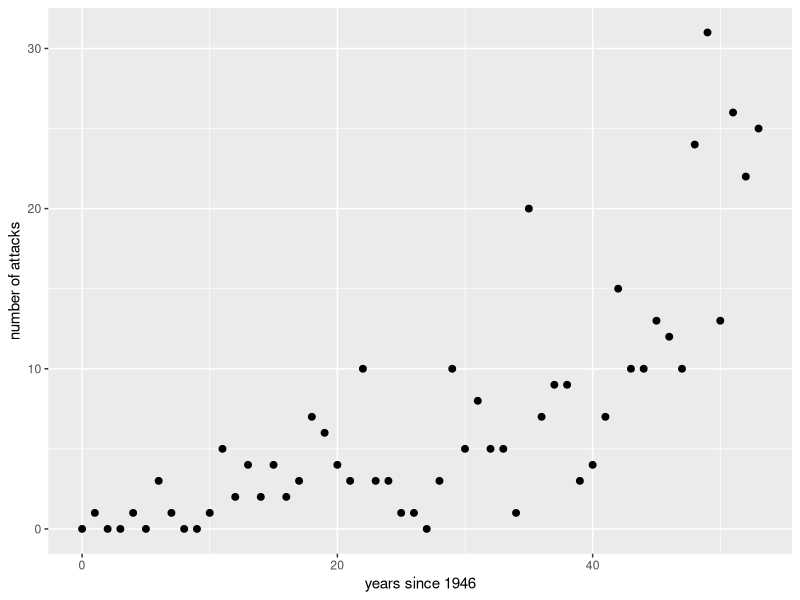
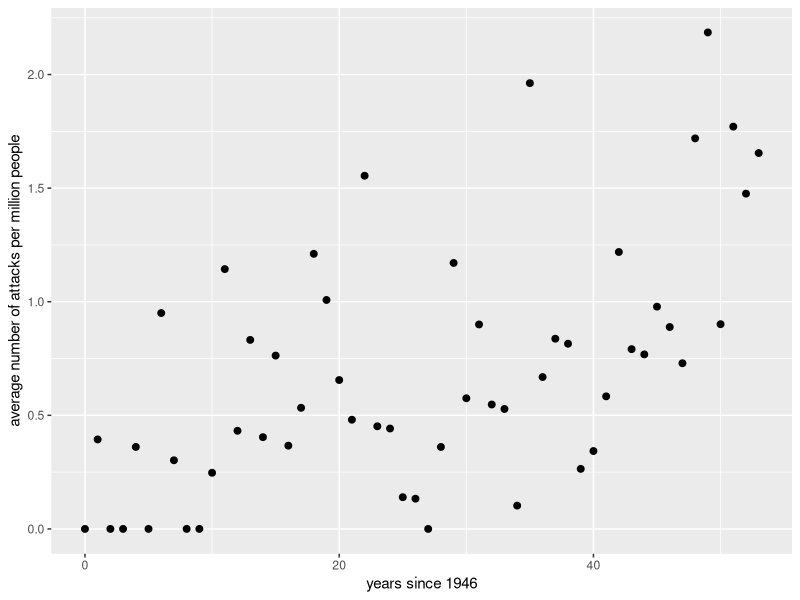
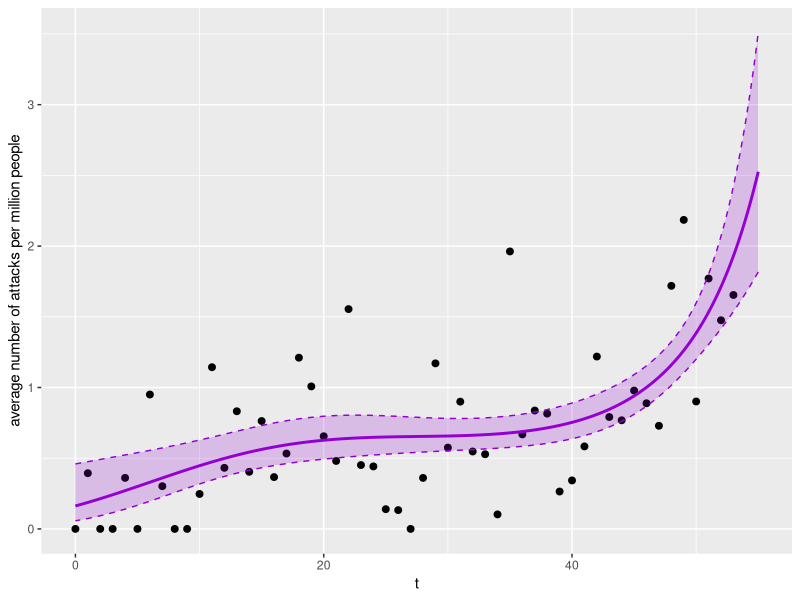
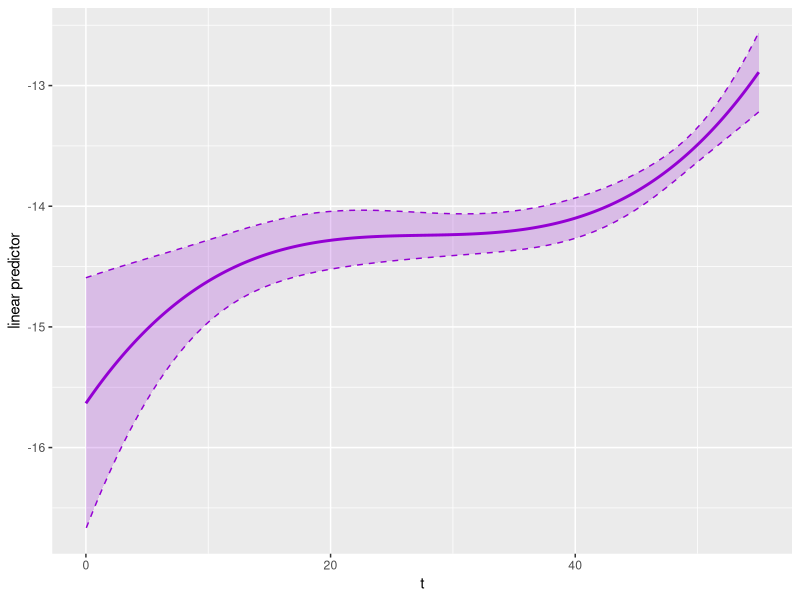
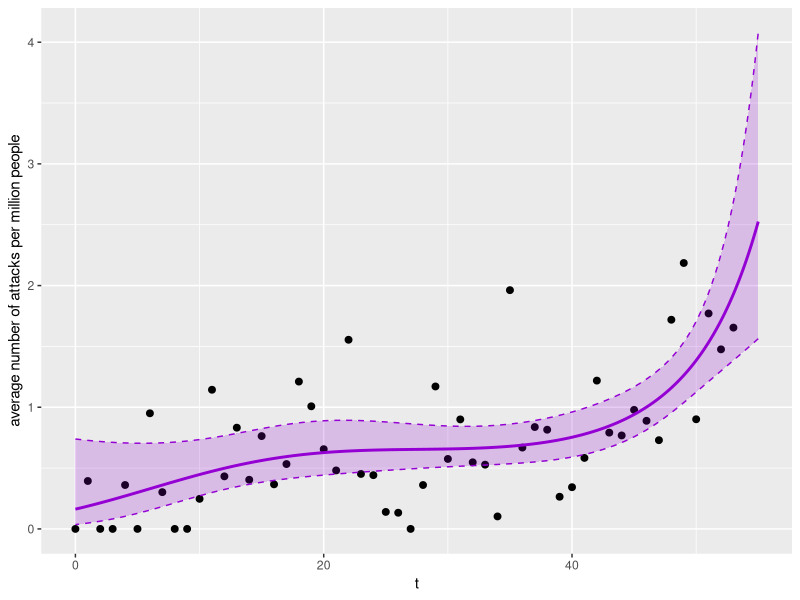
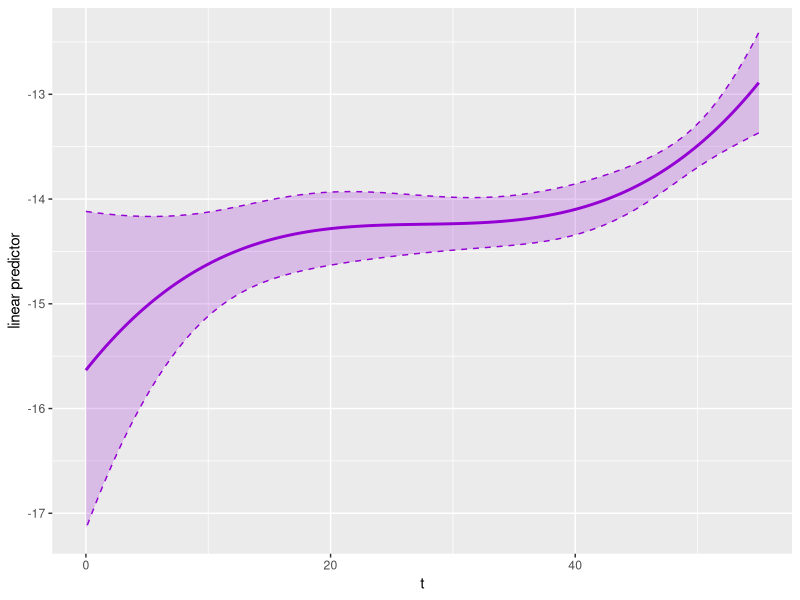
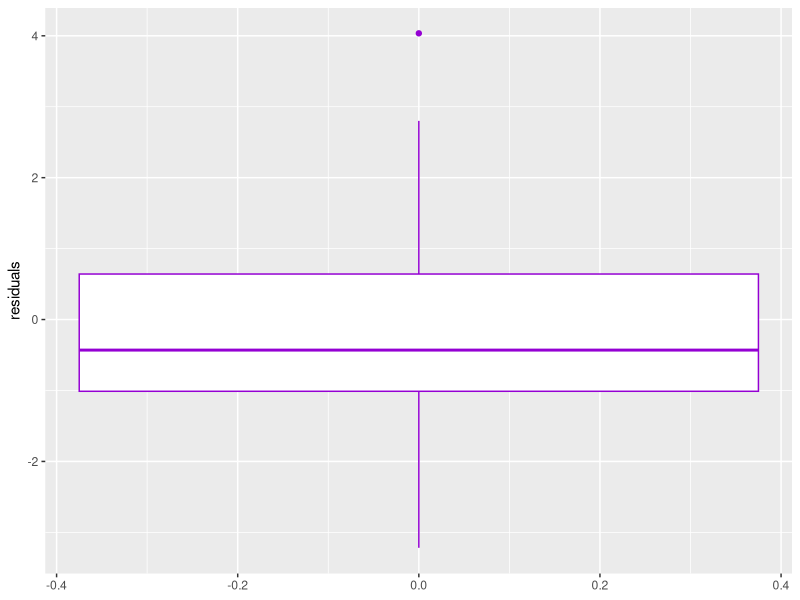
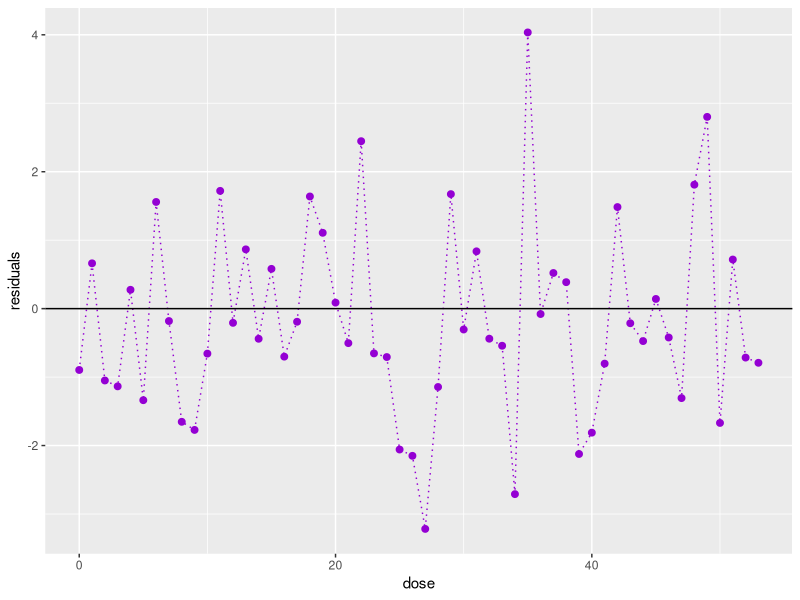

These charts were generated, in order, by the following R code:
library("dplyr")
library("ggplot2")

dt <- read.csv2 (file = "data/sharks.csv")
str(dt)
dt <- dt |> mutate(
  rate = Attacks / Population, 
  t = Year - min(Year)
  )
summary(dt)
n <- nrow(dt)
alpha <- 0.05
q <- qnorm(1 - alpha / 2)

ggplot(dt, aes(x = t, y = Attacks)) + 
  geom_point(size = 2.0) + 
  labs(x = "years since 1946", y = "number of attacks")

ggplot(dt, aes(x = t, y = 1e6 * rate)) + 
  geom_point(size = 2.0) + 
  labs(x = "years since 1946", y = "average number of attacks per million people")

# binomial model with logit link 

model.logistic <- glm(cbind(Attacks, Population - Attacks) ~ t + I(t^2) + I(t^3), data = dt, family = binomial(link = "logit"))
summary(model.logistic)      # all regression coefficients are significant

x.new <- data.frame(t = seq(0, 55, by = 0.01))

eta.logistic <- predict(model.logistic, x.new, type = "link", se.fit = TRUE) |> 
  as.data.frame() |> 
	cbind(x.new) |> 
  transmute(
    model = "logistic", 
    t = t, 
    eta = fit,
    eta.lower = fit - q * se.fit,
    eta.upper = fit + q * se.fit, 
    fit = 1 / (1 + exp(-eta)),
    fit.lower = 1 / (1 + exp(- eta.lower)),
    fit.upper = 1 / (1 + exp(- eta.upper))
    )



ggplot() + 
  geom_point(data = dt, mapping = aes(x = t, y = 1e6 * rate), size = 2.0) + 
  geom_ribbon(data = eta.logistic, mapping = aes(x = t, ymin = 1e6 * fit.lower, ymax = 1e6 * fit.upper), size = 0.5, alpha = 0.2, fill = "darkviolet", color = "darkviolet", linetype = "dashed") + 
  geom_line(data = eta.logistic, aes(x = t, y = 1e6 * fit), color = "darkviolet", size = 1.0) + 
  labs(x = "t", y = "average number of attacks per million people")

ggplot() + 
  geom_ribbon(data = eta.logistic, mapping = aes(x = t, ymin = eta.lower, ymax = eta.upper), size = 0.5, alpha = 0.2, fill = "darkviolet", color = "darkviolet", linetype = "dashed") + 
  geom_line(data = eta.logistic, aes(x = t, y = eta), color = "darkviolet", size = 1.0) + 
  labs(x = "t", y = "linear predictor")

# deviance
model.logistic$deviance
# degrees of freedom = # observations - # parameters
model.logistic$df.residual
# Deviance is more than two times larger => incorrectly modelled variance

# binomial model with logit link with dispersion coefficient as nuisance parameter

model.logistic2 <- update(model.logistic, family = quasibinomial)
summary(model.logistic2)      # only intersect is significant
# dispersion coefficient
summary(model.logistic2)$dispersion

eta.logistic2 <- predict(model.logistic2, x.new, type = "link", se.fit = TRUE) |> 
  as.data.frame() |> 
	cbind(x.new) |> 
  transmute(
    model = "logistic +", 
    t = t, 
    eta = fit,
    eta.lower = fit - q * se.fit,
    eta.upper = fit + q * se.fit, 
    fit = 1 / (1 + exp(-eta)),
    fit.lower = 1 / (1 + exp(- eta.lower)),
    fit.upper = 1 / (1 + exp(- eta.upper))
    )

ggplot() + 
  geom_point(data = dt, mapping = aes(x = t, y = 1e6 * rate), size = 2.0) + 
  geom_ribbon(data = eta.logistic2, mapping = aes(x = t, ymin = 1e6 * fit.lower, ymax = 1e6 * fit.upper), size = 0.5, alpha = 0.2, fill = "darkviolet", color = "darkviolet", linetype = "dashed") + 
  geom_line(data = eta.logistic2, aes(x = t, y = 1e6 * fit), color = "darkviolet", size = 1.0) + 
  labs(x = "t", y = "average number of attacks per million people")

ggplot() + 
  geom_ribbon(data = eta.logistic2, mapping = aes(x = t, ymin = eta.lower, ymax = eta.upper), size = 0.5, alpha = 0.2, fill = "darkviolet", color = "darkviolet", linetype = "dashed") + 
  geom_line(data = eta.logistic2, aes(x = t, y = eta), color = "darkviolet", size = 1.0) + 
  labs(x = "t", y = "linear predictor")

# residuals 
dr <- dt |> mutate(r = residuals(model.logistic2))
ggplot(dr, aes(y = r)) + 
  geom_boxplot(color = "darkviolet") + 
  labs(y = "residuals")
ggplot(dr, aes(x = t, y = r)) + 
  geom_line(linetype = "dotted", color = "darkviolet") + 
  geom_point(size = 2.0, color = "darkviolet") + 
  geom_hline(yintercept = 0) + 
  labs(x = "dose", y = "residuals")
ggplot(dr, aes(sample = r)) + 
	geom_qq_line(distribution = stats::qnorm) + 
	geom_qq(distribution = stats::qnorm, size = 2.0, color = "darkviolet") + 
	labs(x = "theoretical gaussian quantiles", y = "empirical quantiles")
w <- acf(dr$r, plot = FALSE)
acf <- data.frame(lag = c(w$lag), acf = c(w$acf))
acf.CI <- q / sqrt(n)
ggplot(acf, aes(x = lag, y = acf)) + 
  geom_hline(yintercept = 0) + 
  geom_hline(yintercept = -acf.CI, linetype = "dashed") +
  geom_hline(yintercept = acf.CI, linetype = "dashed") +
  geom_segment(mapping = aes(xend = lag, yend = 0), size = 2.0, color = "darkviolet") + 
	labs(x = "lag", y = "ACF of residuals")

# poissonian model with log link 

model.poisson <- glm(Attacks ~ t + I(t^2) + I(t^3), data = dt, family = poisson(link = "log"))
summary(model.poisson)

eta.poisson <- predict(model.poisson, x.new, type = "link", se.fit = TRUE) |> 
  as.data.frame() |> 
	cbind(x.new) |> 
  transmute(
    model = "Poisson", 
    t = t, 
    eta = fit, 
    eta.lower = fit - q * se.fit, 
    eta.upper = fit + q * se.fit,
    fit = exp(eta),
    fit.lower = exp(eta.lower), 
    fit.upper = exp(eta.upper)
    )

ggplot() + 
  geom_point(data = dt, mapping = aes(x = t, y = Attacks), size = 2.0) + 
  geom_ribbon(data = eta.poisson, mapping = aes(x = t, ymin = fit.lower, ymax = fit.upper), size = 0.5, alpha = 0.2, fill = "darkviolet", color = "darkviolet", linetype = "dashed") + 
  geom_line(data = eta.poisson, aes(x = t, y = fit), color = "darkviolet", size = 1.0) + 
  labs(x = "t", y = "number of attacks")

ggplot() + 
  geom_ribbon(data = eta.poisson, mapping = aes(x = t, ymin = eta.lower, ymax = eta.upper), size = 0.5, alpha = 0.2, fill = "darkviolet", color = "darkviolet", linetype = "dashed") + 
  geom_line(data = eta.poisson, aes(x = t, y = eta), color = "darkviolet", size = 1.0) + 
  labs(x = "t", y = "linear predictor")

# deviance
model.poisson$deviance
# degrees of freedom = # observations - # parameters
model.poisson$df.residual
# Deviance is more than two times larger => incorrectly modelled variance

# poissonian model with log link with dispersion coefficient as nuisance parameter

model.poisson2 <- update(model.poisson, family = quasipoisson)
summary(model.poisson2)
# dispersion coefficient
summary(model.poisson2)$dispersion

eta.poisson2 <- predict(model.poisson2, x.new, type = "link", se.fit = TRUE) |> 
  as.data.frame() |> 
	cbind(x.new) |> 
  transmute(
    model = "Poisson +", 
    t = t, 
    eta = fit, 
    eta.lower = fit - q * se.fit, 
    eta.upper = fit + q * se.fit,
    fit = exp(eta),
    fit.lower = exp(eta.lower), 
    fit.upper = exp(eta.upper)
    )

ggplot() + 
  geom_point(data = dt, mapping = aes(x = t, y = Attacks), size = 2.0) + 
  geom_ribbon(data = eta.poisson2, mapping = aes(x = t, ymin = fit.lower, ymax = fit.upper), size = 0.5, alpha = 0.2, fill = "darkviolet", color = "darkviolet", linetype = "dashed") + 
  geom_line(data = eta.poisson2, aes(x = t, y = fit), color = "darkviolet", size = 1.0) + 
  labs(x = "t", y = "number of attacks")

ggplot() + 
  geom_ribbon(data = eta.poisson2, mapping = aes(x = t, ymin = eta.lower, ymax = eta.upper), size = 0.5, alpha = 0.2, fill = "darkviolet", color = "darkviolet", linetype = "dashed") + 
  geom_line(data = eta.poisson2, aes(x = t, y = eta), color = "darkviolet", size = 1.0) + 
  labs(x = "t", y = "linear predictor")

# residuals 
dr <- dt |> mutate(r = residuals(model.poisson2))
ggplot(dr, aes(y = r)) + 
  geom_boxplot(color = "darkviolet") + 
  labs(y = "residuals")
ggplot(dr, aes(x = t, y = r)) + 
  geom_line(linetype = "dotted", color = "darkviolet") + 
  geom_point(size = 2.0, color = "darkviolet") + 
  geom_hline(yintercept = 0) + 
  labs(x = "dose", y = "residuals")
ggplot(dr, aes(sample = r)) + 
	geom_qq_line(distribution = stats::qnorm) + 
	geom_qq(distribution = stats::qnorm, size = 2.0, color = "darkviolet") + 
	labs(x = "theoretical gaussian quantiles", y = "empirical quantiles")
w <- acf(dr$r, plot = FALSE)
acf <- data.frame(lag = c(w$lag), acf = c(w$acf))
acf.CI <- q / sqrt(n)
ggplot(acf, aes(x = lag, y = acf)) + 
  geom_hline(yintercept = 0) + 
  geom_hline(yintercept = -acf.CI, linetype = "dashed") +
  geom_hline(yintercept = acf.CI, linetype = "dashed") +
  geom_segment(mapping = aes(xend = lag, yend = 0), size = 2.0, color = "darkviolet") + 
	labs(x = "lag", y = "ACF of residuals")

# summary 

eta <- rbind(eta.logistic, eta.logistic2)
ggplot() + 
  geom_point(data = dt, mapping = aes(x = t, y = 1e6 * rate), size = 2.0, color = "black") + 
  geom_ribbon(data = eta, mapping = aes(x = t, ymin = 1e6 * fit.lower, ymax = 1e6 * fit.upper, color = model, fill = model), size = 0.5, alpha = 0.1, linetype = "dashed") + 
  geom_line(data = eta, aes(x = t, y = 1e6 * fit, color = model), size = 1.0) + 
  labs(x = "years since 1946", y = "average number of attacks per million people")
ggplot() + 
  geom_ribbon(data = eta, mapping = aes(x = t, ymin = eta.lower, ymax = eta.upper, color = model, fill = model), size = 0.5, alpha = 0.1,linetype = "dashed") + 
  geom_line(data = eta, aes(x = t, y = eta, color = model), size = 1.0) + 
  labs(x = "years since 1946", y = expression(paste("linear predictor ", eta)))

eta <- rbind(eta.poisson, eta.poisson2)
ggplot() + 
  geom_point(data = dt, mapping = aes(x = t, y = Attacks), size = 2.0, color = "black") + 
  geom_ribbon(data = eta, mapping = aes(x = t, ymin = fit.lower, ymax = fit.upper, color = model, fill = model), size = 0.5, alpha = 0.1, linetype = "dashed") + 
  geom_line(data = eta, aes(x = t, y = fit, color = model), size = 1.0) + 
  labs(x = "years since 1946", y = "number of attacks")
ggplot() + 
  geom_ribbon(data = eta, mapping = aes(x = t, ymin = eta.lower, ymax = eta.upper, color = model, fill = model), size = 0.5, alpha = 0.1,linetype = "dashed") + 
  geom_line(data = eta, aes(x = t, y = eta, color = model), size = 1.0) + 
  labs(x = "years since 1946", y = expression(paste("linear predictor ", eta)))

# estimate of the number of shark atacks (per 1 million people) in 2013

1e6 * predict(model.logistic2, data.frame(t = 2013-1946), type="response")
eta2013 <- predict(model.logistic2, data.frame(t = 2013-1946), type="link", se.fit = TRUE)
lower <- 1e+06 / (1 + exp(-(eta2013$fit - q * eta2013$se.fit)))
upper <- 1e+06 / (1 + exp(-(eta2013$fit + q * eta2013$se.fit)))
c(lower, upper)
